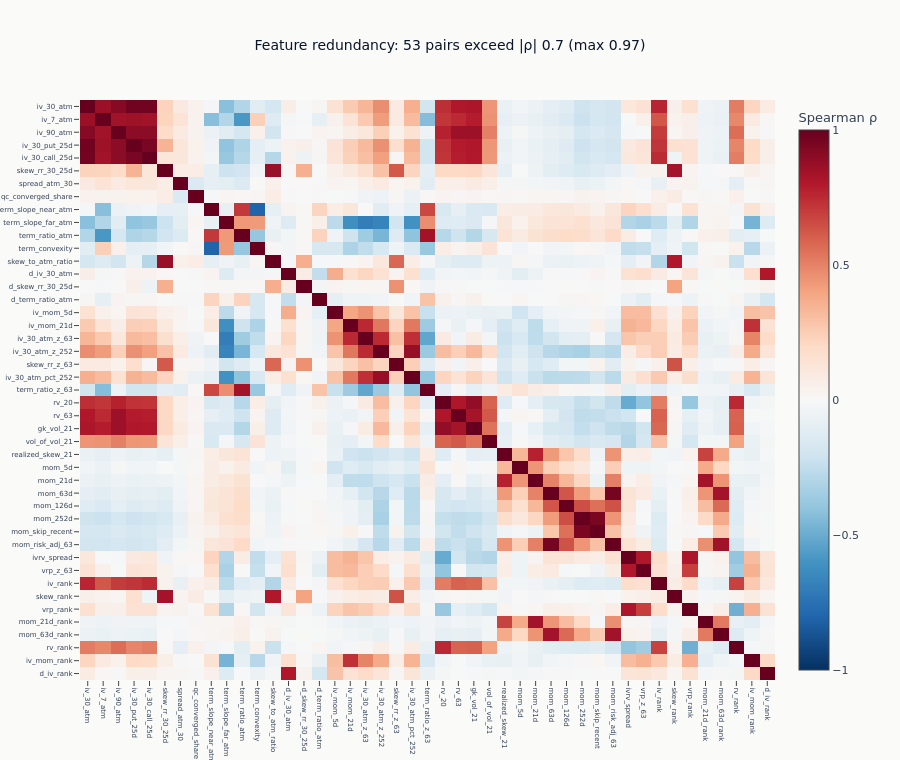

Notebook code for this chart:
### Markdown cell above
The Spearman correlation heatmap exposes the redundancy structure: blocks of
highly correlated features (IV level/z-score variants, the momentum ladder)
argue for models that tolerate collinearity rather than a naive additive stack.

### Code cell
_ordered = [c for c in corr_matrix.columns]
fig = go.Figure(
    go.Heatmap(
        z=corr_matrix.loc[_ordered, _ordered].to_numpy(),
        x=_ordered,
        y=_ordered,
        zmin=-1,
        zmax=1,
        colorscale="RdBu",
        reversescale=True,
        colorbar=dict(title="Spearman ρ"),
    )
)
fig.update_layout(
    title=f"Feature redundancy: {n_high_corr} pairs exceed |ρ| 0.7 (max {max_corr:.2f})",
    height=760,
    xaxis=dict(tickfont=dict(size=7), tickangle=90),
    yaxis=dict(tickfont=dict(size=7), autorange="reversed"),
)
fig.show()
del sampled, corr_matrix

### Figure 1 — Plotly figure (JSON) as saved in the notebook; plotly's stock layout.template omitted (floating-point values rounded to 4 significant figures; data arrays with more than 128 entries replaced by an {"elided": "..."} marker saying what was removed)
{"data": [{"colorbar": {"title": {"text": "Spearman ρ"}}, "colorscale": [[0.0, "rgb(103,0,31)"], [0.1, "rgb(178,24,43)"], [0.2, "rgb(214,96,77)"], [0.3, "rgb(244,165,130)"], [0.4, "rgb(253,219,199)"], [0.5, "rgb(247,247,247)"], [0.6, "rgb(209,229,240)"], [0.7, "rgb(146,197,222)"], [0.8, "rgb(67,147,195)"], [0.9, "rgb(33,102,172)"], [1.0, "rgb(5,48,97)"]], "reversescale": true, "type": "heatmap", "x": ["iv_30_atm", "iv_7_atm", "iv_90_atm", "iv_30_put_25d", "iv_30_call_25d", "skew_rr_30_25d", "spread_atm_30", "qc_converged_share", "term_slope_near_atm", "term_slope_far_atm", "term_ratio_atm", "term_convexity", "skew_to_atm_ratio", "d_iv_30_atm", "d_skew_rr_30_25d", "d_term_ratio_atm", "iv_mom_5d", "iv_mom_21d", "iv_30_atm_z_63", "iv_30_atm_z_252", "skew_rr_z_63", "iv_30_atm_pct_252", "term_ratio_z_63", "rv_20", "rv_63", "gk_vol_21", "vol_of_vol_21", "realized_skew_21", "mom_5d", "mom_21d", "mom_63d", "mom_126d", "mom_252d", "mom_skip_recent", "mom_risk_adj_63", "ivrv_spread", "vrp_z_63", "iv_rank", "skew_rank", "vrp_rank", "mom_21d_rank", "mom_63d_rank", "rv_rank", "iv_mom_rank", "d_iv_rank"], "y": ["iv_30_atm", "iv_7_atm", "iv_90_atm", "iv_30_put_25d", "iv_30_call_25d", "skew_rr_30_25d", "spread_atm_30", "qc_converged_share", "term_slope_near_atm", "term_slope_far_atm", "term_ratio_atm", "term_convexity", "skew_to_atm_ratio", "d_iv_30_atm", "d_skew_rr_30_25d", "d_term_ratio_atm", "iv_mom_5d", "iv_mom_21d", "iv_30_atm_z_63", "iv_30_atm_z_252", "skew_rr_z_63", "iv_30_atm_pct_252", "term_ratio_z_63", "rv_20", "rv_63", "gk_vol_21", "vol_of_vol_21", "realized_skew_21", "mom_5d", "mom_21d", "mom_63d", "mom_126d", "mom_252d", "mom_skip_recent", "mom_risk_adj_63", "ivrv_spread", "vrp_z_63", "iv_rank", "skew_rank", "vrp_rank", "mom_21d_rank", "mom_63d_rank", "rv_rank", "iv_mom_rank", "d_iv_rank"], "z": {"elided": "45x45 float values"}, "zmax": 1, "zmin": -1}], "layout": {"height": 760, "title": {"text": "Feature redundancy: 53 pairs exceed |ρ| 0.7 (max 0.97)"}, "xaxis": {"tickangle": 90, "tickfont": {"size": 7}}, "yaxis": {"autorange": "reversed", "tickfont": {"size": 7}}}}
